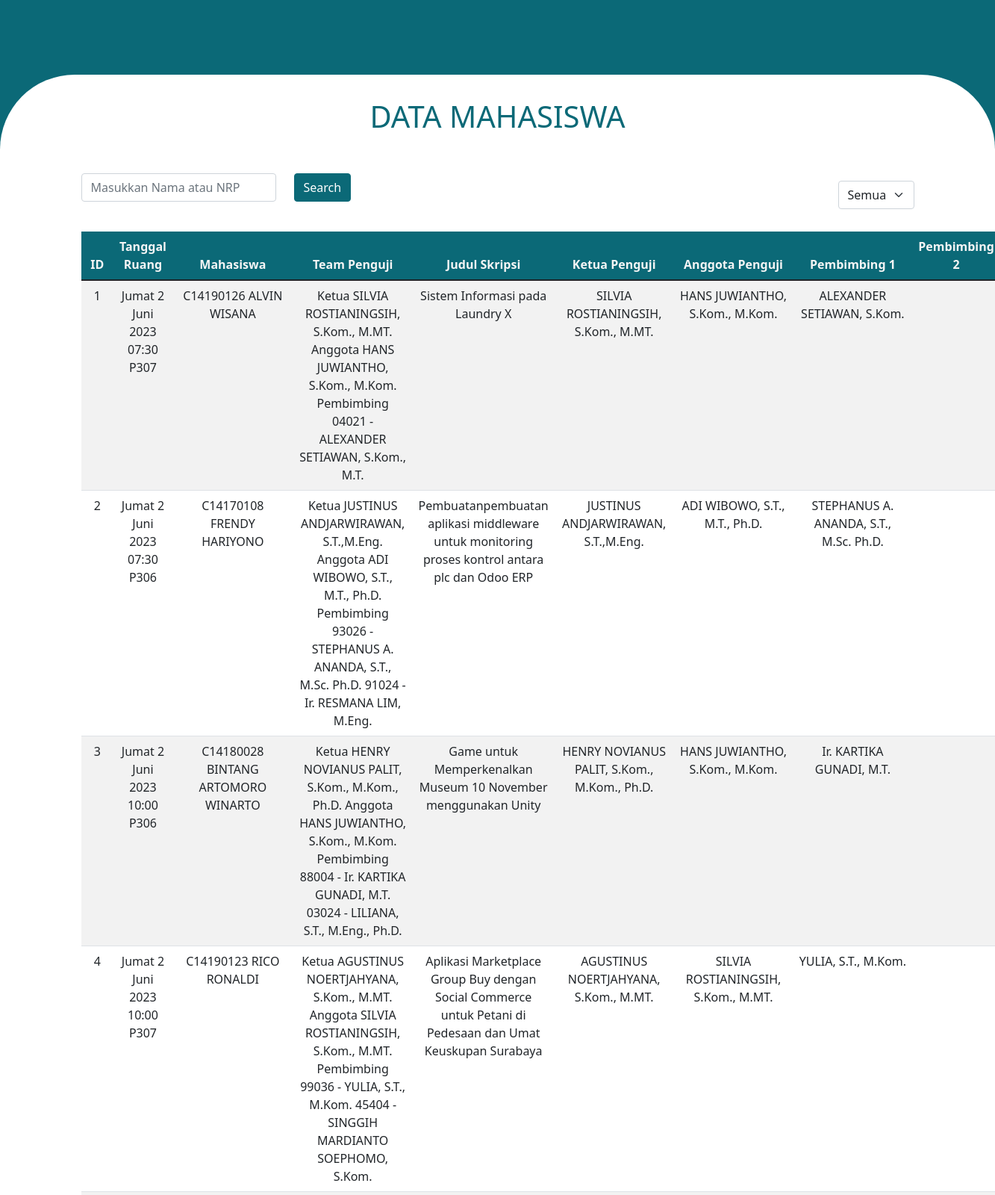
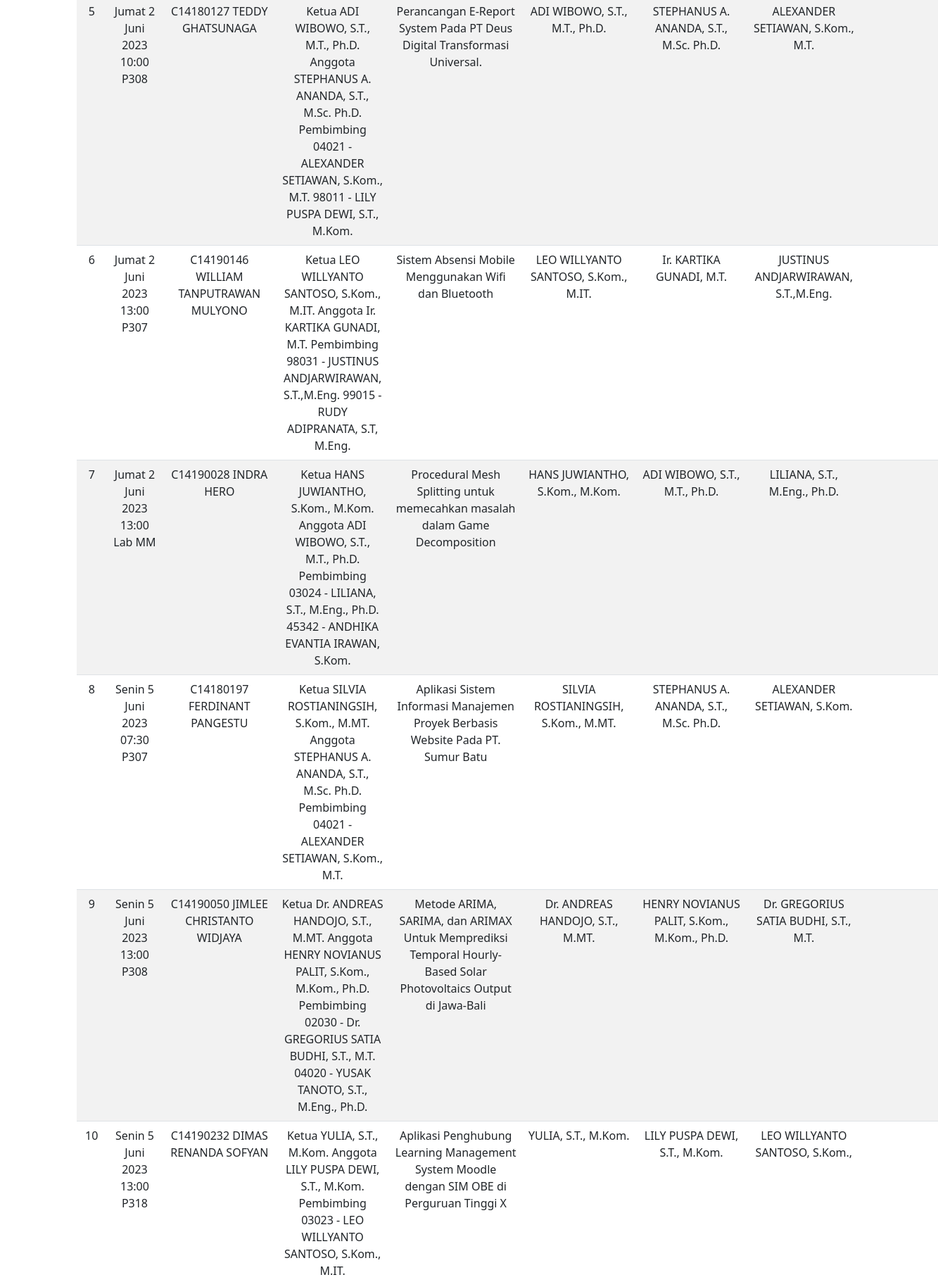
The page /dataMahasiswa.php (upper part) on the database its author committed (2 pictures, top to bottom).
### tables this page shows
CREATE TABLE `data_mahasiswa` (
  `id` int(10) NOT NULL,
  `tanggal_ruang` varchar(100) NOT NULL,
  `mahasiswa` varchar(200) NOT NULL,
  `team_penguji` varchar(200) NOT NULL,
  `judul_skripsi` varchar(200) NOT NULL,
  `ketua_penguji` varchar(100) NOT NULL,
  `anggota_penguji` varchar(200) NOT NULL,
  `pembimbing_1` varchar(200) NOT NULL,
  `pembimbing_2` varchar(200) NOT NULL
);

### config.php (called while the page is built, shortened)
<?php
$serverName = "localhost";
$username = "root";
$password = "";
$dbname = "manpro13";
$conn = mysqli_connect($serverName, $username, $password, $dbname);
$fetch = 'SELECT * FROM data_mahasiswa';
$stmt = mysqli_prepare($conn, $fetch);
mysqli_stmt_execute($stmt);
$result = mysqli_stmt_get_result($stmt);
?>

### dataMahasiswa.php (the view, shortened to what this page needs)
<?php
include 'config.php';
?>
<!DOCTYPE html>
<html lang="en">
<head>
    <link href="https://cdn.jsdelivr.net/npm/bootstrap@5.1.3/dist/css/bootstrap.min.css" rel="stylesheet">
</head>
<body style="background-color: #0B6977;">
    <div id="rectangle">
        <div class="container-lg">
            <div class="row">
                <div class="col-lg-12">
                    <div>
                        <h1 style="text-align: center; color: #0B6977">DATA MAHASISWA</h1>
                    </div>
                </div>
            </div>
            <form action="" method="POST">
                <div class="row mt-4">
                    <div class="col-lg-3">
                        <div class="input-group mb-3" style="margin-top: 20px;">
                            <input type="text" name="keyword" id="keyword" class="form-control" placeholder="Masukkan Nama atau NRP">
                        </div>
                    </div>
                    <div class="col-lg-3">
                        <button type="submit" class="btn btn-ocean" style="margin-top: 20px;">Search</button>
                    </div>
                    <div class="col-lg-6">
                        <div style="float: right;">
                        <select class="form-select" name="periode" id="periode" class="Default select example" style="margin-top: 30px;">
                            <option selected value="Semua">Semua</option>
                        </select>
                        </div>
                    </div>
                </div>
            </form>
            <div class="row mt-4">
                <div class="col-lg-12">
                    <div id="searchResult">
                        <table class="mx-auto table table-striped">
                            <thead style="background-color:#0B6977; color: whitesmoke; text-align: center;">
                                <tr>
                                    <th>ID</th>
                                    <th>Tanggal Ruang</th>
                                    <th>Mahasiswa</th>
                                    <th>Team Penguji</th>
                                    <th>Judul Skripsi</th>
                                    <th>Ketua Penguji</th>
                                    <th>Anggota Penguji</th>
                                    <th>Pembimbing 1</th>
                                    <th>Pembimbing 2</th>
                                </tr>
                            </thead>
                            <tbody style="text-align: center;">
                                <?php if (mysqli_num_rows($result) > 0): ?>
                                    <?php while($row = mysqli_fetch_assoc($result)): ?>
                                    <tr>
                                        <td><?php echo $row['id'];?></td>
                                        <td><?php echo $row['tanggal_ruang'];?></td>
                                        <td><?php echo $row['mahasiswa'];?></td>
                                        <td><?php echo $row['team_penguji'];?></td>
                                        <td><?php echo $row['judul_skripsi'];?></td>
                                        <td><?php echo $row['ketua_penguji'];?></td>
                                        <td><?php echo $row['anggota_penguji'];?></td>
                                        <td><?php echo $row['pembimbing_1'];?></td>
                                        <td><?php echo $row['pembimbing_2'];?></td>
                                    </tr>
                                    <?php endwhile ?>
                                <?php else: ?>
                                    <tr>
                                        <td colspan="9"><h4 style="color: #0B6977;">Tidak ada data.</h4></td>
                                    </tr>
                                <?php endif ?>
                            </tbody>
                        </table>
                    </div>
                </div>
            </div>
    </div>
</body>
</html>

### dataMahasiswa.php (style rules this page uses)
#rectangle { width: 100%; height: 100%; flex-shrink: 0; border-radius: 6.25rem 6.25rem 0rem 0rem; background: white; margin-top:100px; margin-bottom: 0px; padding-left: 5rem; padding-right: 5rem; padding-top: 2rem; padding-bottom: 2rem; }
.btn { display: inline-block; font-weight: 400; text-align: center; white-space: nowrap; vertical-align: middle; user-select: none; border: 1px solid transparent; padding: 0.375rem 0.75rem; font-size: 1rem; line-height: 1.5; border-radius: 0.25rem; transition: color 0.15s ease-in-out, background-color 0.15s ease-in-out, border-color 0.15s ease-in-out, box-shadow 0.15s ease-in-out; }
.btn-ocean { color: white; font-weight: 500; background-color: #0B6977; border-color: #0B6977; }

### rows shown on the page
data_mahasiswa: id "1", tanggal_ruang "Jumat 2 Juni 2023 07:30 P307", mahasiswa "C14190126 ALVIN WISANA", team_penguji "Ketua SILVIA ROSTIANINGSIH, S.Kom., M.MT. Anggota HANS JUWIANTHO, S.Kom., M.Kom. Pembimbing 04021 - ALEXANDER SETIAWAN, S.Kom., M.T.", judul_skripsi "Sistem Informasi pada Laundry X", ketua_penguji "SILVIA ROSTIANINGSIH, S.Kom., M.MT.", anggota_penguji "HANS JUWIANTHO, S.Kom., M.Kom.", pembimbing_1 "ALEXANDER SETIAWAN, S.Kom."
data_mahasiswa: id "2", tanggal_ruang "Jumat 2 Juni 2023 07:30 P306", mahasiswa "C14170108 FRENDY HARIYONO", team_penguji "Ketua JUSTINUS ANDJARWIRAWAN, S.T.,M.Eng. Anggota ADI WIBOWO, S.T., M.T., Ph.D. Pembimbing 93026 - STEPHANUS A. ANANDA, S.T., M.Sc. Ph.D. 91024 - Ir. RESMANA LIM, M.Eng.", judul_skripsi "Pembuatanpembuatan aplikasi middleware untuk monitoring proses kontrol antara plc dan Odoo ERP", ketua_penguji "JUSTINUS ANDJARWIRAWAN, S.T.,M.Eng.", anggota_penguji "ADI WIBOWO, S.T., M.T., Ph.D.", pembimbing_1 "STEPHANUS A. ANANDA, S.T., M.Sc. Ph.D."
data_mahasiswa: id "3", tanggal_ruang "Jumat 2 Juni 2023 10:00 P306", mahasiswa "C14180028 BINTANG ARTOMORO WINARTO", team_penguji "Ketua HENRY NOVIANUS PALIT, S.Kom., M.Kom., Ph.D. Anggota HANS JUWIANTHO, S.Kom., M.Kom. Pembimbing 88004 - Ir. KARTIKA GUNADI, M.T. 03024 - LILIANA, S.T., M.Eng., Ph.D.", judul_skripsi "Game untuk Memperkenalkan Museum 10 November menggunakan Unity", ketua_penguji "HENRY NOVIANUS PALIT, S.Kom., M.Kom., Ph.D.", anggota_penguji "HANS JUWIANTHO, S.Kom., M.Kom.", pembimbing_1 "Ir. KARTIKA GUNADI, M.T."
data_mahasiswa: id "4", tanggal_ruang "Jumat 2 Juni 2023 10:00 P307", mahasiswa "C14190123 RICO RONALDI", team_penguji "Ketua AGUSTINUS NOERTJAHYANA, S.Kom., M.MT. Anggota SILVIA ROSTIANINGSIH, S.Kom., M.MT. Pembimbing 99036 - YULIA, S.T., M.Kom. 45404 - SINGGIH MARDIANTO SOEPHOMO, S.Kom.", judul_skripsi "Aplikasi Marketplace Group Buy dengan Social Commerce untuk Petani di Pedesaan dan Umat Keuskupan Surabaya", ketua_penguji "AGUSTINUS NOERTJAHYANA, S.Kom., M.MT.", anggota_penguji "SILVIA ROSTIANINGSIH, S.Kom., M.MT.", pembimbing_1 "YULIA, S.T., M.Kom."
data_mahasiswa: id "5", tanggal_ruang "Jumat 2 Juni 2023 10:00 P308", mahasiswa "C14180127 TEDDY GHATSUNAGA", team_penguji "Ketua ADI WIBOWO, S.T., M.T., Ph.D. Anggota STEPHANUS A. ANANDA, S.T., M.Sc. Ph.D. Pembimbing 04021 - ALEXANDER SETIAWAN, S.Kom., M.T. 98011 - LILY PUSPA DEWI, S.T., M.Kom.", judul_skripsi "Perancangan E-Report System Pada PT Deus Digital Transformasi Universal.", ketua_penguji "ADI WIBOWO, S.T., M.T., Ph.D.", anggota_penguji "STEPHANUS A. ANANDA, S.T., M.Sc. Ph.D.", pembimbing_1 "ALEXANDER SETIAWAN, S.Kom., M.T."
data_mahasiswa: id "6", tanggal_ruang "Jumat 2 Juni 2023 13:00 P307", mahasiswa "C14190146 WILLIAM TANPUTRAWAN MULYONO", team_penguji "Ketua LEO WILLYANTO SANTOSO, S.Kom., M.IT. Anggota Ir. KARTIKA GUNADI, M.T. Pembimbing 98031 - JUSTINUS ANDJARWIRAWAN, S.T.,M.Eng. 99015 - RUDY ADIPRANATA, S.T, M.Eng.", judul_skripsi "Sistem Absensi Mobile Menggunakan Wifi dan Bluetooth", ketua_penguji "LEO WILLYANTO SANTOSO, S.Kom., M.IT.", anggota_penguji "Ir. KARTIKA GUNADI, M.T.", pembimbing_1 "JUSTINUS ANDJARWIRAWAN, S.T.,M.Eng."
data_mahasiswa: id "7", tanggal_ruang "Jumat 2 Juni 2023 13:00 Lab MM", mahasiswa "C14190028 INDRA HERO", team_penguji "Ketua HANS JUWIANTHO, S.Kom., M.Kom. Anggota ADI WIBOWO, S.T., M.T., Ph.D. Pembimbing 03024 - LILIANA, S.T., M.Eng., Ph.D. 45342 - ANDHIKA EVANTIA IRAWAN, S.Kom.", judul_skripsi "Procedural Mesh Splitting untuk memecahkan masalah dalam Game Decomposition", ketua_penguji "HANS JUWIANTHO, S.Kom., M.Kom.", anggota_penguji "ADI WIBOWO, S.T., M.T., Ph.D.", pembimbing_1 "LILIANA, S.T., M.Eng., Ph.D."
data_mahasiswa: id "8", tanggal_ruang "Senin 5 Juni 2023 07:30 P307", mahasiswa "C14180197 FERDINANT PANGESTU", team_penguji "Ketua SILVIA ROSTIANINGSIH, S.Kom., M.MT. Anggota STEPHANUS A. ANANDA, S.T., M.Sc. Ph.D. Pembimbing 04021 - ALEXANDER SETIAWAN, S.Kom., M.T.", judul_skripsi "Aplikasi Sistem Informasi Manajemen Proyek Berbasis Website Pada PT. Sumur Batu", ketua_penguji "SILVIA ROSTIANINGSIH, S.Kom., M.MT.", anggota_penguji "STEPHANUS A. ANANDA, S.T., M.Sc. Ph.D.", pembimbing_1 "ALEXANDER SETIAWAN, S.Kom."
data_mahasiswa: id "9", tanggal_ruang "Senin 5 Juni 2023 13:00 P308", mahasiswa "C14190050 JIMLEE CHRISTANTO WIDJAYA", team_penguji "Ketua Dr. ANDREAS HANDOJO, S.T., M.MT. Anggota HENRY NOVIANUS PALIT, S.Kom., M.Kom., Ph.D. Pembimbing 02030 - Dr. GREGORIUS SATIA BUDHI, S.T., M.T. 04020 - YUSAK TANOTO, S.T., M.Eng., Ph.D.", judul_skripsi "Metode ARIMA, SARIMA, dan ARIMAX Untuk Memprediksi Temporal Hourly-Based Solar Photovoltaics Output di Jawa-Bali", ketua_penguji "Dr. ANDREAS HANDOJO, S.T., M.MT.", anggota_penguji "HENRY NOVIANUS PALIT, S.Kom., M.Kom., Ph.D.", pembimbing_1 "Dr. GREGORIUS SATIA BUDHI, S.T., M.T."
data_mahasiswa: id "10", tanggal_ruang "Senin 5 Juni 2023 13:00 P318", mahasiswa "C14190232 DIMAS RENANDA SOFYAN", team_penguji "Ketua YULIA, S.T., M.Kom. Anggota LILY PUSPA DEWI, S.T., M.Kom. Pembimbing 03023 - LEO WILLYANTO SANTOSO, S.Kom., M.IT.", judul_skripsi "Aplikasi Penghubung Learning Management System Moodle dengan SIM OBE di Perguruan Tinggi X", ketua_penguji "YULIA, S.T., M.Kom.", anggota_penguji "LILY PUSPA DEWI, S.T., M.Kom.", pembimbing_1 "LEO WILLYANTO SANTOSO, S.Kom.,"
